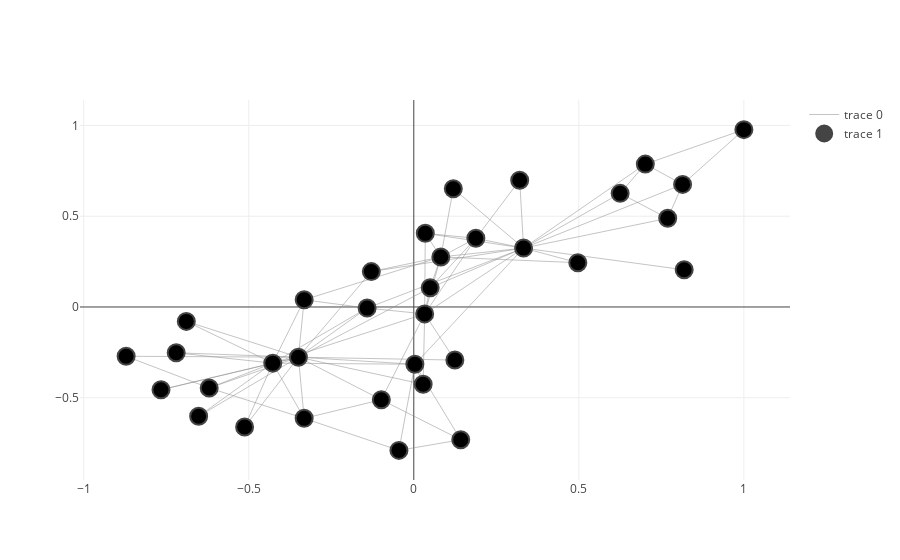

The notebook cell this image was saved under:
### Code cell
plot_handler.plot_graph()

### Figure 1 — Plotly figure (JSON) as saved in the notebook; plotly's stock layout.template omitted (floating-point values rounded to 4 significant figures; data arrays with more than 128 entries replaced by an {"elided": "..."} marker saying what was removed)
{"data": [{"hoverinfo": "none", "line": {"color": "#888", "width": 0.5}, "mode": "lines", "type": "scatter", "uid": "1eb69f98-c4a8-11e8-8b1e-d07e353e5805", "x": {"elided": "234 float values"}, "y": {"elided": "234 float values"}}, {"hoverinfo": "none", "marker": {"color": [], "colorscale": "YlGnBu", "line": {"width": 2}, "reversescale": true, "showscale": false, "size": 17}, "mode": "markers", "text": [], "type": "scatter", "uid": "1eb69f99-c4a8-11e8-8b1e-d07e353e5805", "x": [0.3326, 0.08189, 0.03296, 0.188, 0.6251, 0.8143, 0.7014, 0.03485, -0.1414, 0.1244, 0.7692, 0.8191, 0.3208, 0.04965, -0.7198, -0.7658, 1, 0.1197, -0.6518, -0.1286, -0.6892, 0.4969, -0.5126, -0.3321, 0.1422, -0.04499, -0.8715, -0.09838, 0.02831, -0.6198, -0.3321, 0.003272, -0.4272, -0.3495], "y": [0.3245, 0.2757, -0.03809, 0.3784, 0.6259, 0.6753, 0.7872, 0.4057, -0.00602, -0.2924, 0.4885, 0.205, 0.6985, 0.1059, -0.2524, -0.4561, 0.9771, 0.6517, -0.602, 0.195, -0.07931, 0.244, -0.6613, -0.6134, -0.7315, -0.7899, -0.2715, -0.5108, -0.4256, -0.4462, 0.03951, -0.3155, -0.3093, -0.2766]}], "layout": {}}
